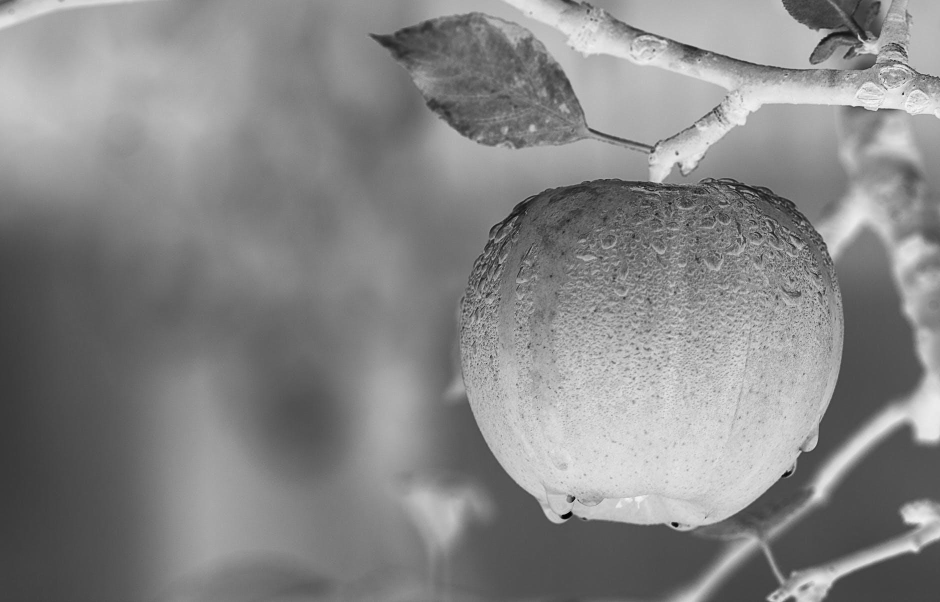
%> input picture gry.jpg, 1880 x 1204 px (shown at 1/2 size)
$ octave lab_2_3.m   (GNU Octave 9; MATLAB toolbox functions it lacks are replaced by stand-ins)
%> lines starting %> are read from the running program, lines starting %| are printed output that depends on the picture
clc;
close all;
clear all;

img = imread('gry.jpg');
%> img is the input picture: size 1204x1880 uint8; min 0, max 255, mean 133.8
img = imresize(img, [512 512]);
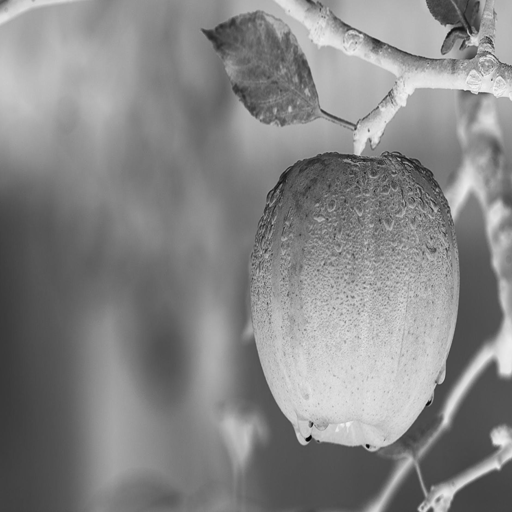
%> img: size 512x512 uint8; min 0, max 244, mean 133.8

[rows, columns] = size(img);
%> rows = 512; columns = 512

mask = 224; %3bit mask

%imhist(img);

three_msb_img = img;

three_msb_img(:,:) = bitand(img(:, :), mask);
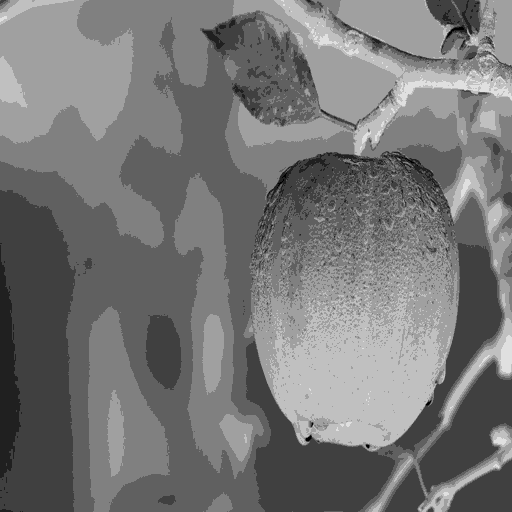
%> three_msb_img: size 512x512 uint8; min 0, max 224, mean 118.2

%imhist(output_img)

difference_image = imabsdiff(img, three_msb_img);
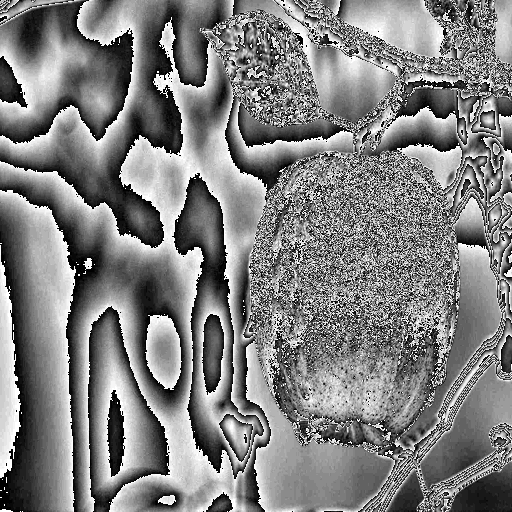
%> difference_image: size 512x512 uint8; min 0, max 31, mean 15.6; drawn with min black and max white


figure(1);
set(gcf, 'Position', get(0, 'Screensize'));
subplot(2,2,1);
imshow(img);
title('Original Image');

subplot(2,2,2);
imshow(three_msb_img);
title('Three MSB image');

subplot(2,2,3);
imshow(difference_image);
title('Difference Image');
